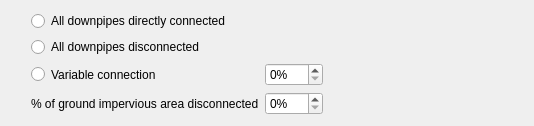
                 <widget class="QWidget" name="widget_6" native="true">
                  <property name="minimumSize">
                   <size>
                    <width>0</width>
                    <height>10</height>
                   </size>
                  </property>
                  <layout class="QGridLayout" name="gridLayout_8">
                   <item row="6" column="2">
                    <widget class="QSpinBox" name="avg_imp_dced_spin">
                     <property name="suffix">
                      <string>%</string>
                     </property>
                     <property name="maximum">
                      <number>100</number>
                     </property>
                    </widget>
                   </item>
                   <item row="4" column="1">
                    <widget class="QRadioButton" name="roof_connected_radiovary">
                     <property name="sizePolicy">
                      <sizepolicy hsizetype="Preferred" vsizetype="Preferred">
                       <horstretch>0</horstretch>
                       <verstretch>0</verstretch>
                      </sizepolicy>
                     </property>
                     <property name="text">
                      <string>Variable connection</string>
                     </property>
                    </widget>
                   </item>
                   <item row="4" column="3">
                    <spacer name="horizontalSpacer_12">
                     <property name="orientation">
                      <enum>Qt::Horizontal</enum>
                     </property>
                     <property name="sizeHint" stdset="0">
                      <size>
                       <width>200</width>
                       <height>20</height>
                      </size>
                     </property>
                    </spacer>
                   </item>
                   <item row="1" column="1">
                    <widget class="QRadioButton" name="roof_connected_radiodirect">
                     <property name="sizePolicy">
                      <sizepolicy hsizetype="Preferred" vsizetype="Preferred">
                       <horstretch>0</horstretch>
                       <verstretch>0</verstretch>
                      </sizepolicy>
                     </property>
                     <property name="text">
                      <string>All downpipes directly connected</string>
                     </property>
                    </widget>
                   </item>
                   <item row="6" column="1">
                    <widget class="QLabel" name="imperv_prop_dced_lbl">
                     <property name="text">
                      <string>% of ground impervious area disconnected</string>
                     </property>
                    </widget>
                   </item>
                   <item row="4" column="2">
                    <widget class="QSpinBox" name="roofdced_vary_spin">
                     <property name="suffix">
                      <string>%</string>
                     </property>
                     <property name="maximum">
                      <number>100</number>
                     </property>
                    </widget>
                   </item>
                   <item row="2" column="1">
                    <widget class="QRadioButton" name="roof_connected_radiodisc">
                     <property name="sizePolicy">
                      <sizepolicy hsizetype="Preferred" vsizetype="Preferred">
                       <horstretch>0</horstretch>
                       <verstretch>0</verstretch>
                      </sizepolicy>
                     </property>
                     <property name="text">
                      <string>All downpipes disconnected</string>
                     </property>
                    </widget>
                   </item>
                   <item row="4" column="0">
                    <spacer name="horizontalSpacer_13">
                     <property name="orientation">
                      <enum>Qt::Horizontal</enum>
                     </property>
                     <property name="sizeHint" stdset="0">
                      <size>
                       <width>20</width>
                       <height>0</height>
                      </size>
                     </property>
                    </spacer>
                   </item>
                   <item row="2" column="0">
                    <spacer name="horizontalSpacer_14">
                     <property name="orientation">
                      <enum>Qt::Horizontal</enum>
                     </property>
                     <property name="sizeHint" stdset="0">
                      <size>
                       <width>20</width>
                       <height>0</height>
                      </size>
                     </property>
                    </spacer>
                   </item>
                   <item row="1" column="0">
                    <spacer name="horizontalSpacer_15">
                     <property name="orientation">
                      <enum>Qt::Horizontal</enum>
                     </property>
                     <property name="sizeHint" stdset="0">
                      <size>
                       <width>20</width>
                       <height>0</height>
                      </size>
                     </property>
                    </spacer>
                   </item>
                   <item row="6" column="0">
                    <spacer name="horizontalSpacer_16">
                     <property name="orientation">
                      <enum>Qt::Horizontal</enum>
                     </property>
                     <property name="sizeHint" stdset="0">
                      <size>
                       <width>20</width>
                       <height>0</height>
                      </size>
                     </property>
                    </spacer>
                   </item>
                   <item row="6" column="3">
                    <spacer name="horizontalSpacer_17">
                     <property name="orientation">
                      <enum>Qt::Horizontal</enum>
                     </property>
                     <property name="sizeHint" stdset="0">
                      <size>
                       <width>20</width>
                       <height>0</height>
                      </size>
                     </property>
                    </spacer>
                   </item>
                  </layout>
                 </widget>
